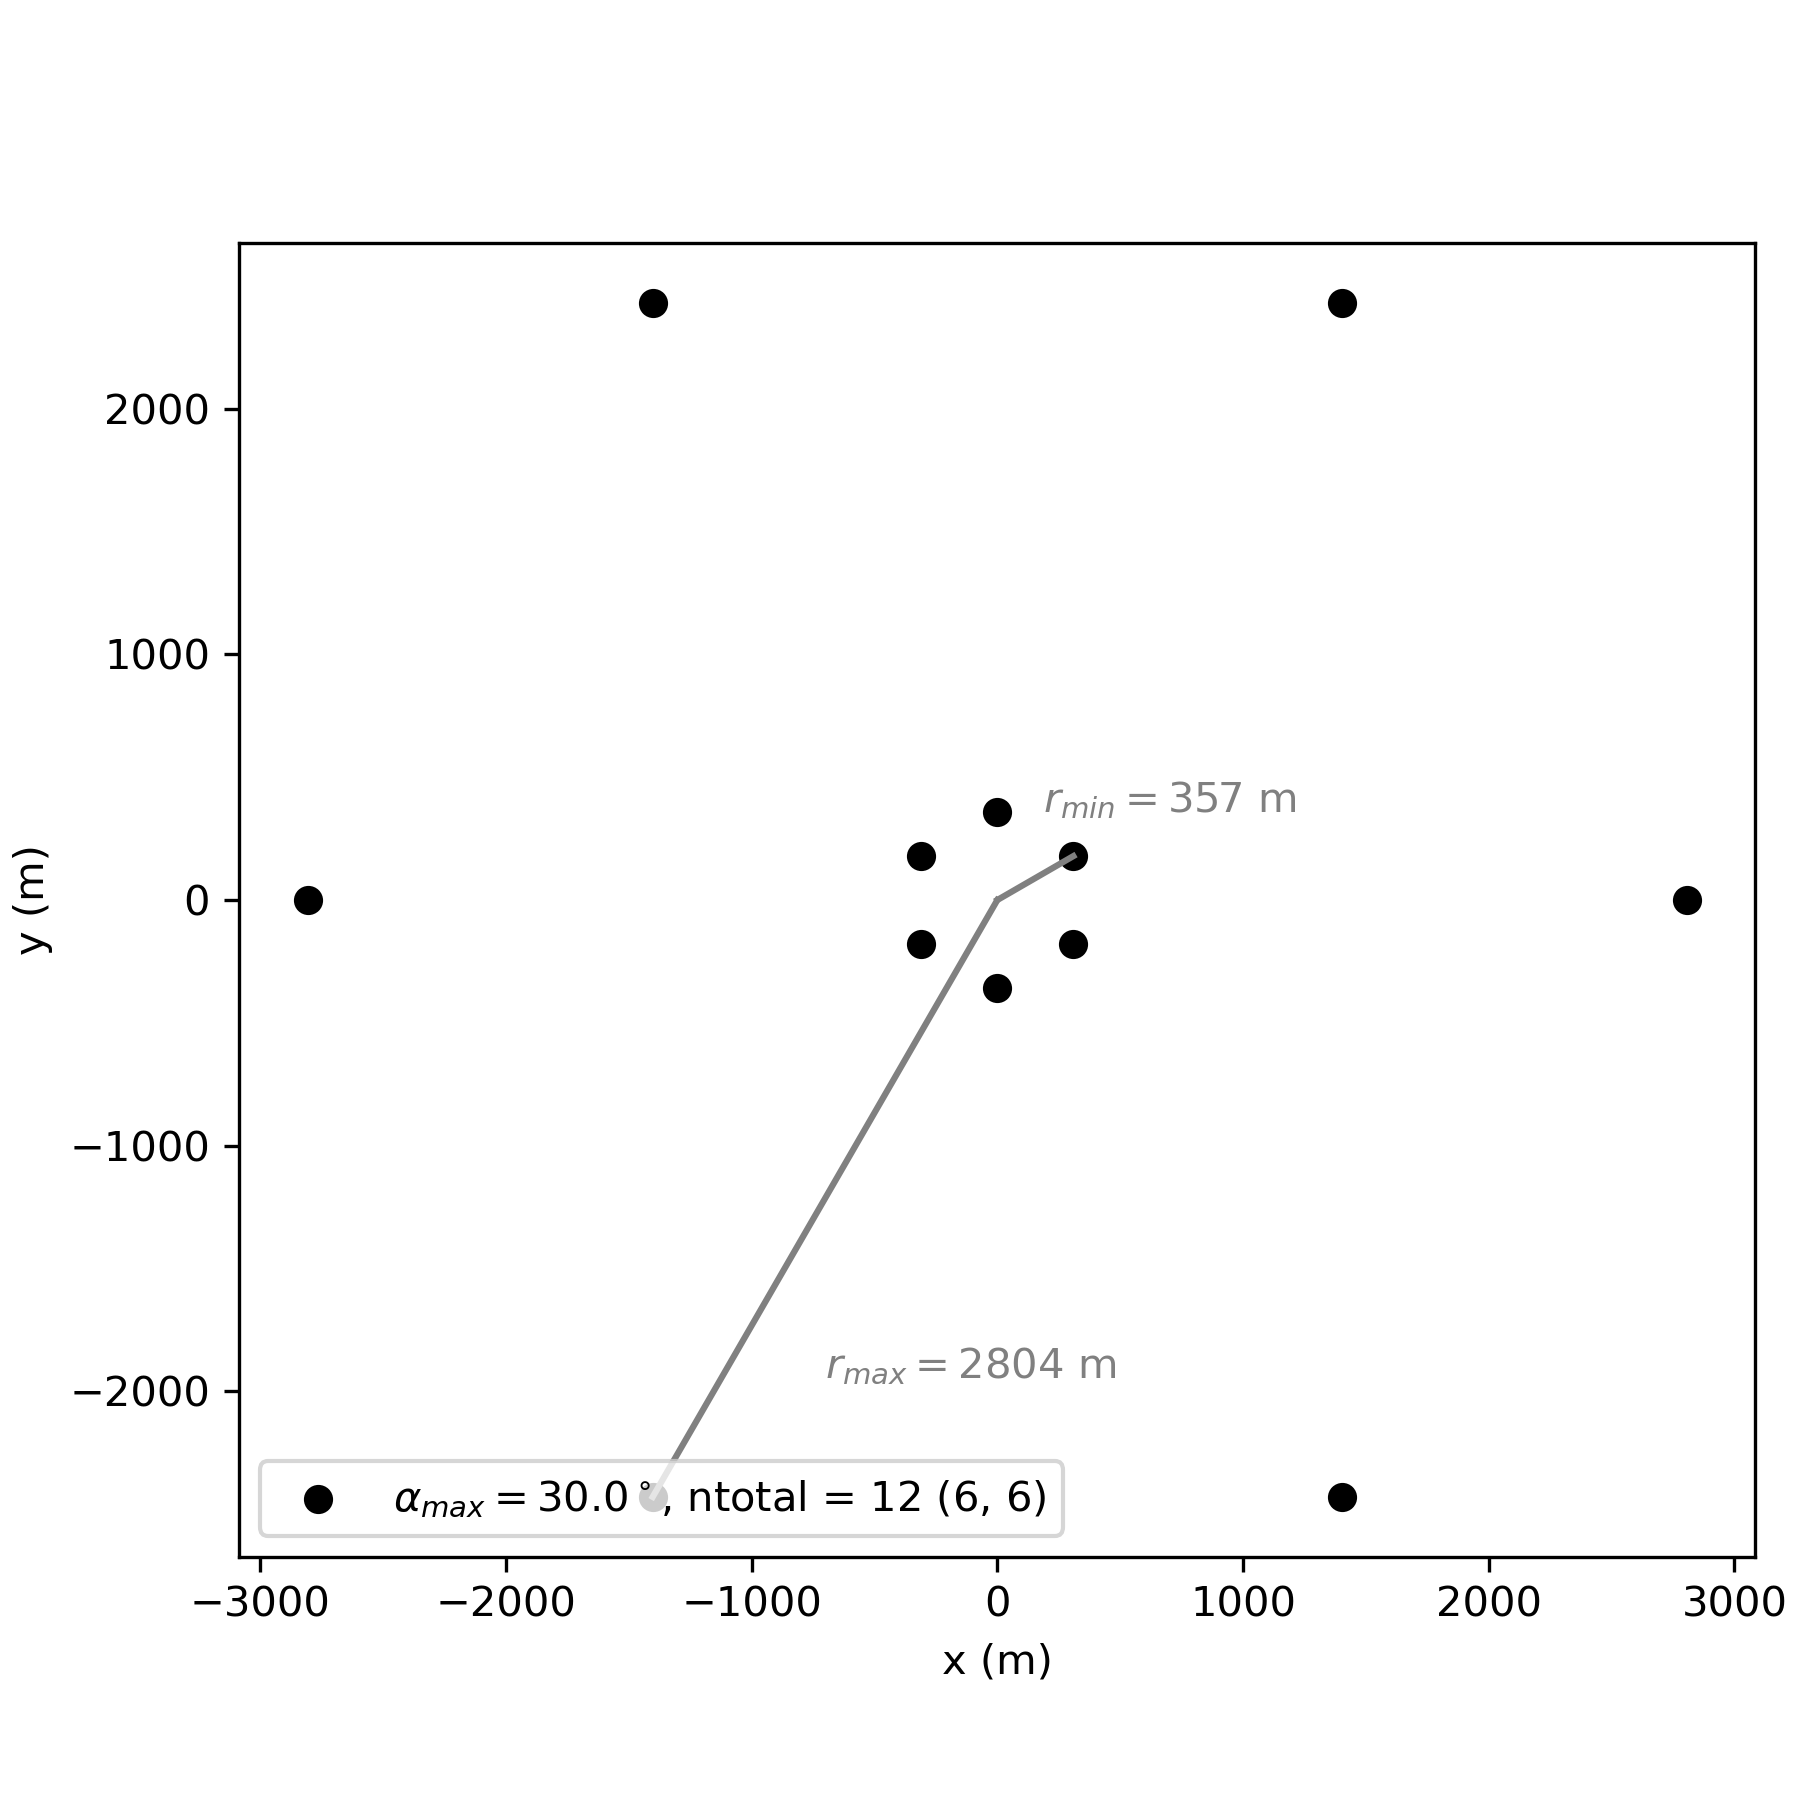

Recreate this plot in Python.
'''
Plot array designs following equations based on assumed penetration depth (p) and target depths (zmin,zmax)
'''
import numpy as np
import matplotlib.pyplot as plt
import sys 


def array_design(zmin,zmax,p=0.25,a_max = 60,ntotal=12,path="./"):

	### input parameters ###
	# target depths
	# zmin = 50 #m
	# zmax = 300 #m
	# assumed penetration depths
	# p = 0.25
	# max. azimuthal gap of inner circle
	# a_max = 60 #degrees
	# total number of available stations total (inner circle calculated from azimuthal gap and outer is rest)
	# ntotal = 12

	### calculate number of stations for 2 circles
	no_r = 2
	# number of stations per circle (inner first, outer second) 
	n = [int(360/a_max),ntotal-(int(360/a_max))]
	if n[1] <= 0:
		print('Not enough station to fill both circles with this azimuthal gap! Aborting!')
		sys.exit()

	### calculate rmin and rmax
	rmin = zmin/(4*p*np.sin(np.pi/n[0]))
	rmax = (np.pi*zmax)/(4*p)

	### caculate sensor locations using rmin and rmax
	xmin=np.zeros(n[0]) # x-location of sensors on inner circle
	xmax=np.zeros(n[1]) # x-location of sensors on outer circle
	ymin=np.zeros(n[0]) # y-location of sensors on inner circle
	ymax=np.zeros(n[1]) # y-location of sensors on outer circle

	### calculate sensor locations based on array design
	# inner circle
	for kk in range(int(n[0])):
		phi = kk*360/int(n[0])
		xmin[kk] = rmin*np.sin(phi*np.pi/180)
		ymin[kk] = rmin*np.cos(phi*np.pi/180)
	# outer circle
	for kk in range(int(n[1])):
		phi = kk*360/int(n[1])+0.5*360/int(n[1]) #staggered
		xmax[kk] = rmax*np.sin(phi*np.pi/180)
		ymax[kk] = rmax*np.cos(phi*np.pi/180)

	### save sensor locations as csv coordinate list
	coords = np.zeros((ntotal,2))
	coords[:,0] = np.concatenate((xmin[:],xmax[:]))
	coords[:,1] = np.concatenate((ymin[:],ymax[:]))
	np.savetxt(path+'sensor_locations.csv',coords,header = 'x (m), y(m)',fmt  = '%.3f')

	### calculate final azimuthal gap
	angles = np.arctan2(coords[:,0],coords[:,1])
	angles = np.mod(angles, 2*np.pi) #map angles to [0, 2*pi]
	angles_sorted = np.sort(angles)
	diffs = np.diff(angles_sorted)
	wrap_gap = 2*np.pi-(angles_sorted[1]-angles_sorted[0]) #include wrap around
	gaps = np.concatenate([diffs,[wrap_gap]])
	amax = np.round(np.min(gaps)*180/np.pi,1)

	### plot array designs
	fig,axs = plt.subplots(1,1,figsize=(6,6),layout='constrained')
	axs.scatter(coords[:,0],coords[:,1],c='k',label = r'$ \alpha_{max} =$'+ str(amax)+r"$ ^\circ$, ntotal = "+str(ntotal)+' ('+str(n[0])+', '+str(n[1])+')')
	#plot rmin and rmax
	axs.plot((0,xmin[1]),(0,ymin[1]),ls='-',c='grey')	
	axs.text(0.6*xmin[1],2*ymin[1],'$r_{min} = $'+str(int(rmin))+' m',c='grey')	
	axs.plot((0,xmax[3]),(0,ymax[3]),ls='-',c='grey')	
	axs.text(0.5*xmax[3],0.8*ymax[3],'$r_{max} = $'+str(int(rmax))+' m',c='grey')	
	
	axs.set_xlabel('x (m)')
	axs.set_ylabel('y (m)')
	axs.set_aspect('equal')
	axs.legend(loc='lower left')
	fig.savefig(path+'array_design.png',dpi=300)

array_design(1000,5000,p=1.4)
